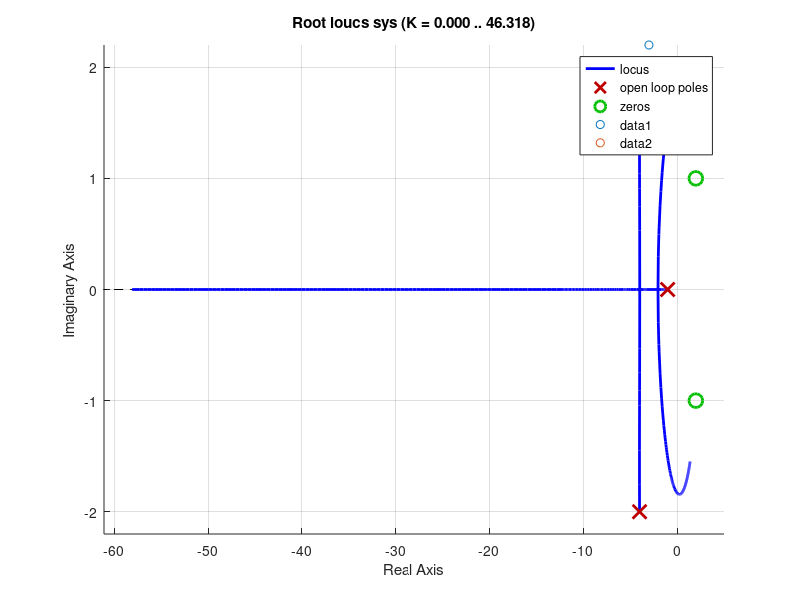

Write MATLAB code to recreate this figure.
%transfer function decalration
sys = tf([1,-4,5],[1 9 28 20]);
%plotting root locus
hold on;
rlocus(sys);
scatter(-3,2.2);          %Plotting -3+2.2i
scatter(-1,1.51);         %Plotting -1+1.51i  